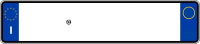
#> input picture License Plate Generator/assets/plates/empty-plate-small.png, 200 x 44 px
$ python LPG.py
#> lines starting #> are read from the running program, lines starting #| are printed output that depends on the picture
import random
from tqdm import tqdm
from sys import argv
from PIL import Image, ImageDraw, ImageFont
from math import floor

# Constants (image size: <1000, 219>)
max_number_width = 300
font_size = 220
initial_point = (120, 35)
middle_point = (380, 35)
final_point = (680, 35)
stroke_width = 2

# Constants (image size: <200, 44>)
max_number_width_small = 65
font_size_small = 40
initial_point_small = (25, 8)
middle_point_small = (77, 8)
final_point_small = (137, 8)
stroke_width_small = 0

# Paths
empty_plate_path = 'assets/plates/empty-plate.png'
empty_plate_path_small = 'assets/plates/empty-plate-small.png'
font_path = 'assets/plates/plates1999.ttf'
output_path = 'output/'

# Using small plate
max_number_width = max_number_width_small
font_size = font_size_small
initial_point = initial_point_small
middle_point = middle_point_small
final_point = final_point_small
empty_plate_path = empty_plate_path_small
stroke_width = stroke_width_small

# Function to generate a random number plate
def generate_plate_number() -> str:
    # List of possible characters
    letters = ['A', 'B', 'C', 'D', 'E', 'F', 'G', 'H', 'I', 'J', 'K', 'L', 'M', 'N', 'O', 'P', 'Q', 'R', 'S', 'T', 'U', 'V', 'W', 'X', 'Y', 'Z']
    numbers = ['0', '1', '2', '3', '4', '5', '6', '7', '8', '9']
    plate = ""

    # Generate a random plate of 7 characters
    for _ in range(2):
        plate += letters[int(random.random() * len(letters))]
    for _ in range(3):
        plate += numbers[int(random.random() * len(numbers))]
    for _ in range(2):
        plate += letters[int(random.random() * len(letters))]

    return plate

# Function to create an image with the given plate
def generate_plate(plate: str) -> Image:
    # Open base image
    img = Image.open(empty_plate_path)
    # Create a draw object
    draw = ImageDraw.Draw(img)
    # Create a font object
    font = ImageFont.truetype(font_path, font_size)

    # Draw the plate (initial letters)
    draw.text(initial_point, plate[:2], fill=(0, 0, 0), font=font, stroke_width=stroke_width)

    # Justify center text (central numbers)
    spaces = max_number_width - draw.textlength(plate[2:5], font=font)
    if spaces > 3:
        spaces = floor(spaces /3)
        draw.text(middle_point, plate[2], fill=(0, 0, 0), font=font, stroke_width=stroke_width)

        off1 = (draw.textlength(plate[2], font=font) + spaces + middle_point[0], middle_point[1])
        draw.text(off1, plate[3], fill=(0, 0, 0), font=font, stroke_width=stroke_width)

        off2 = (draw.textlength(plate[2:4], font=font) + spaces + middle_point[0], middle_point[1])
        draw.text(off2, plate[4], fill=(0, 0, 0), font=font, stroke_width=stroke_width)
    else:
        draw.text(middle_point, plate[2:5], fill=(0, 0, 0), font=font, stroke_width=stroke_width)

    # Draw the plate (final letters)
    draw.text(final_point, plate[5:], fill=(0, 0, 0), font=font, stroke_width=stroke_width)

    return img

# Function to check if a plate has been already created
def check_plate_number(plate: str) -> bool:
    with open(output_path + 'generated.txt', 'r') as f:
        line = f.readline()
        while line != '':
            if plate in line:
                return True
            line = f.readline()
    return False

# Function to create and save a plate
def create_plate(plate:str = None, gray:bool = True) -> None:
    # Generate a random plate number if necessary
    if plate is None:
        plate = generate_plate_number()

    # Check if the plate has been already generated
    while (check_plate_number(plate)):
        plate = generate_plate_number()

    # Create the image
    img = generate_plate(plate)

    # Convert the image in grayscale if necessary
    if gray:
        img = img.convert('L')

    # Save and close the image
    img.save(output_path + plate + '.png')
    img.close()

    # Save the plate into a text file
    with open(output_path + 'generated.txt', 'a+') as f:
        f.write(plate + '\n')
    return

# Driver function
def main(nplates:int, gray:bool) -> None:
    # Create the file "generated.txt" if not exists
    f = open(output_path + 'generated.txt', 'a+')
    f.close()

    # Generate 1000 random plates
    for _ in tqdm(range(nplates)):
        create_plate(gray = gray)
#> in generate_plate, img is the input picture: PIL image 200x44 RGBA; mean R, G, B, A 190.3, 198.1, 211.1, 254.4
#> in generate_plate, `spaces = max_number_width - draw.textlength(plate[2:5], font=font)`: spaces = -11.36
#> in create_plate, `img = generate_plate(plate)`:
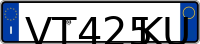
#> img: PIL image 200x44 RGBA; mean R, G, B, A 156, 163.1, 175.2, 254.4; transparent parts drawn white
#> in create_plate, `img = img.convert('L')`:
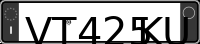
#> img: PIL image 200x44 L; min 0, max 255, mean 162.4
    return


if __name__ == '__main__':
    print('Usage: py LPG.py <number of plates>[def:1000] <color|gray>[def:gray]')
    if len(argv) == 3:
        main(int(argv[1]), argv[2] == 'gray')
    elif len(argv) == 2:
        main(int(argv[1]), True)
    else:
        main(1000, True)
